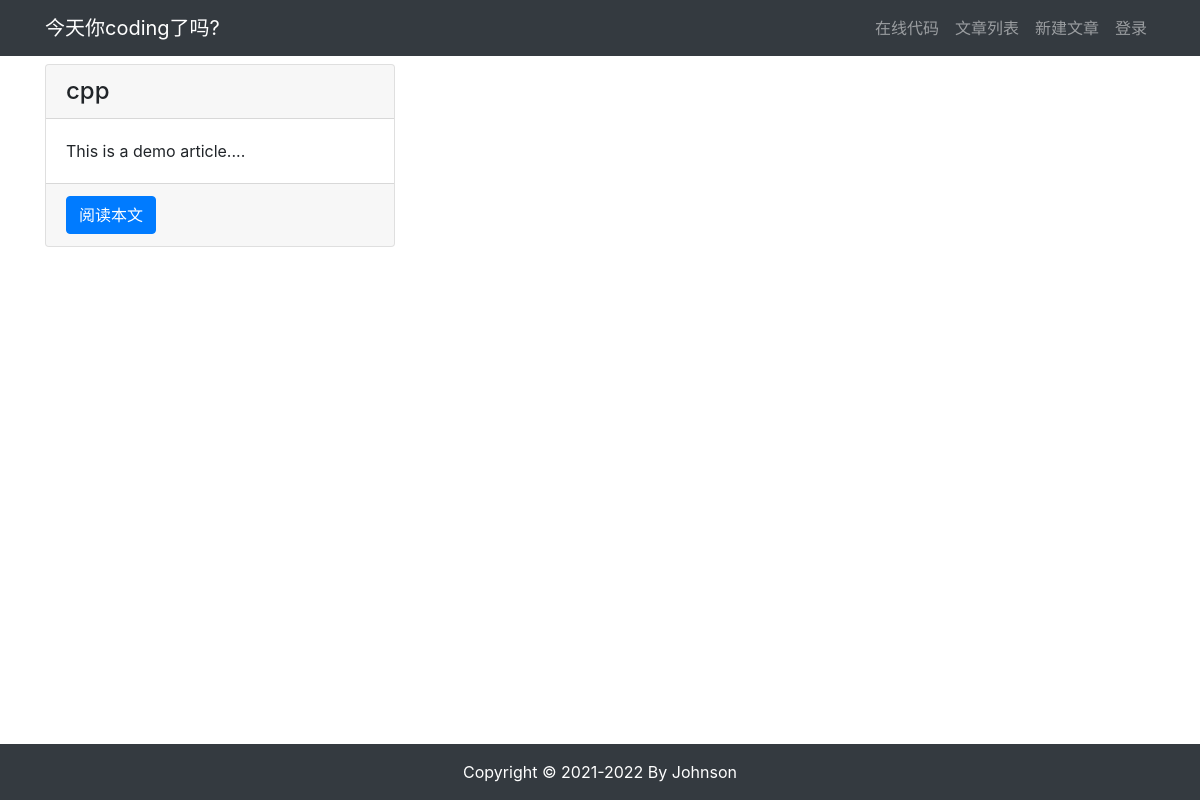
Page /article/article-list/ on the earlier database version.
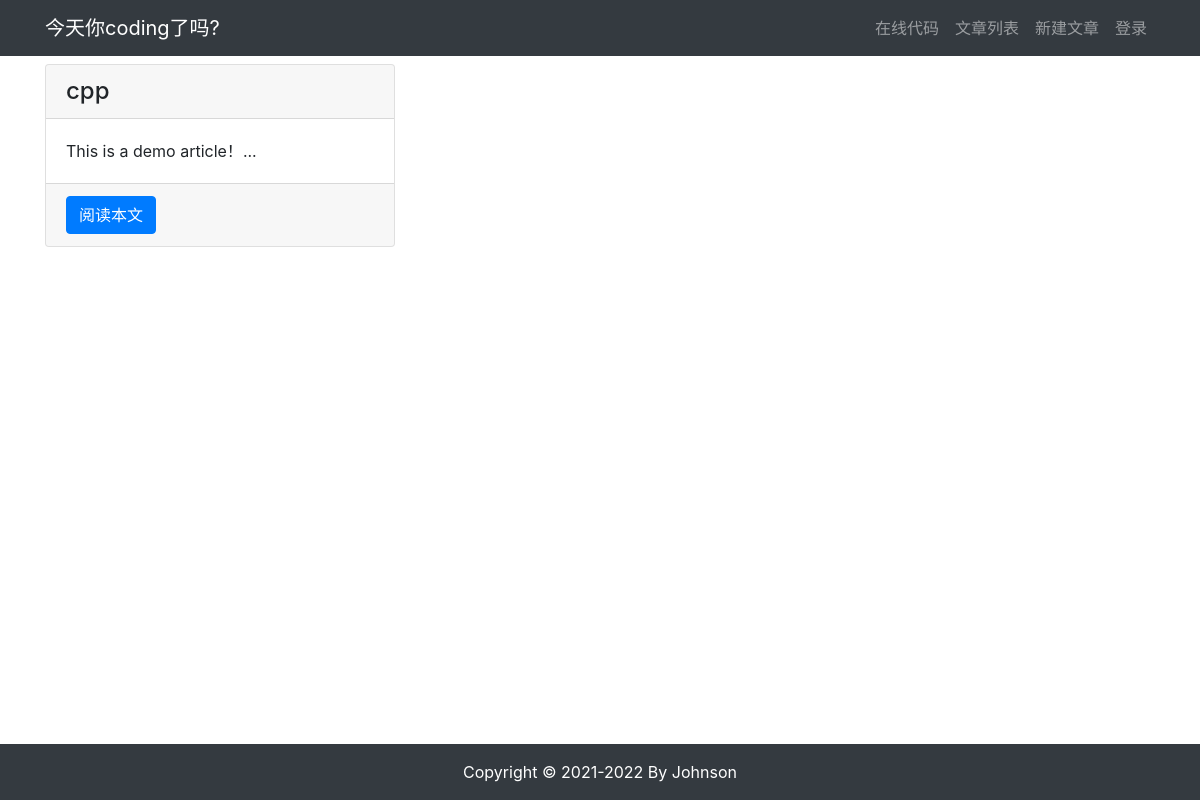
Same page on the later database version.
### article/models.py (models this page shows, shortened)
class ArticlePost(models.Model):
    author = models.ForeignKey(User, on_delete=models.CASCADE)
    title = models.CharField(max_length=100)
    body = models.TextField()
    created = models.DateTimeField(default=timezone.now)
    updated = models.DateTimeField(auto_now=True)
    class Meta:
        ordering = ('-created', )

### article/views.py (the view)
# urls.py: path('article-list/', views.article_list, name='article_list'),
def article_list(request):
    articles = ArticlePost.objects.all()
    context = {'articles':articles}
    return render(request, 'article/list.html', context)

### templates/article/list.html (shortened to what this page needs)
{% extends "base.html" %}
{% load staticfiles %}
{% block content %}
<div class="container">
    <div class="row mt-2">
        {% for article in articles %}
        <div class="col-4 mb-4">
            <div class="card h-100">
                <h4 class="card-header">{{article.title}}</h4>
                <div class="card-body">
                    <p class="card-text">{{ article.body|slice:'100' }}...</p>
                </div>
                <div class="card-footer">
                    <a href="{% url 'article:article_detail' article.id %}" class="btn btn-primary">阅读本文</a>
                </div>
            </div>
        </div>
        {% endfor %}
    </div>
</div>
{% endblock content %}

Differences in the rows shown:
changed ArticlePost "cpp": body "This is a demo article." → "This is a demo article！"
